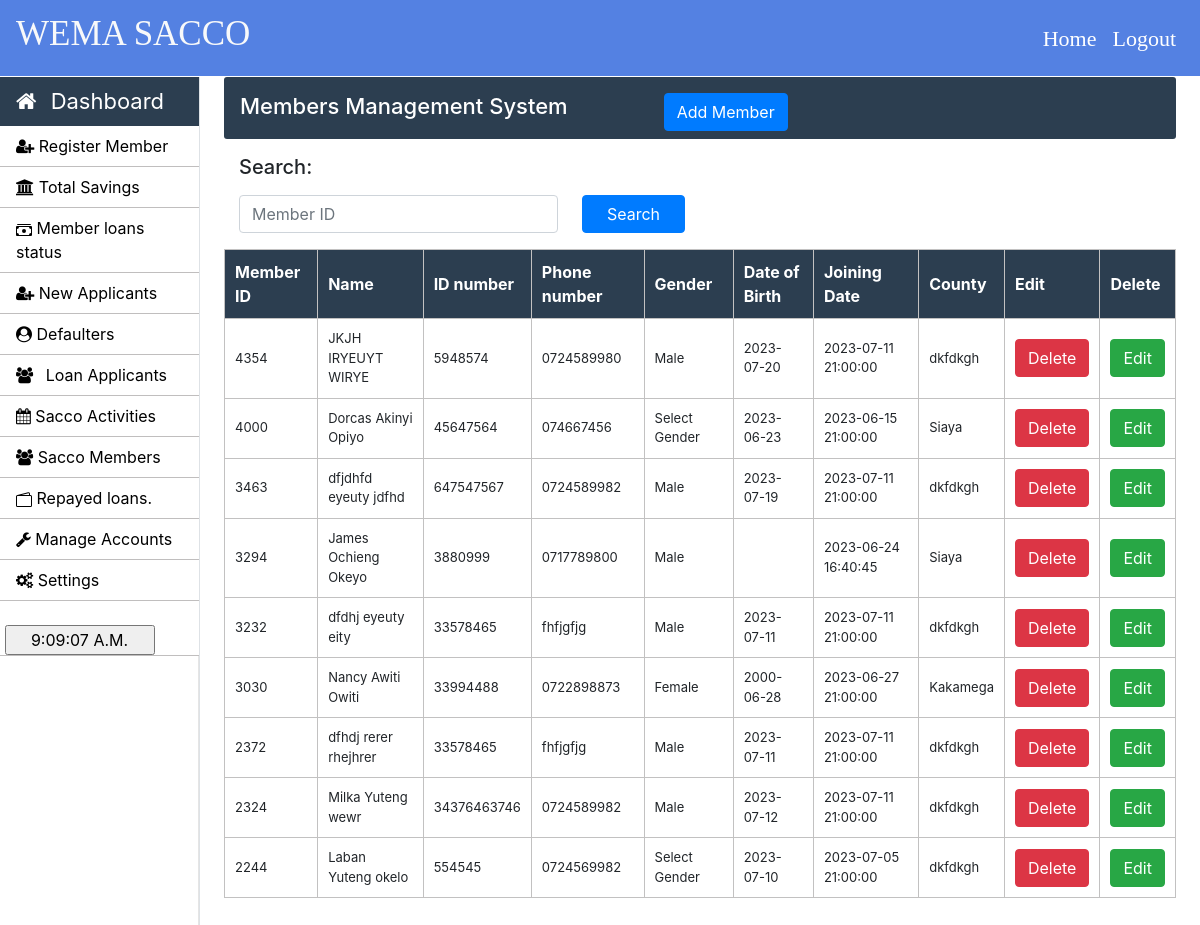
The app's page /admin/member.php (signed in) with its own data.
### tables this page shows
CREATE TABLE `member_information` (
  `first_name` varchar(100) NOT NULL,
  `middle_name` varchar(100) NOT NULL,
  `last_name` varchar(100) NOT NULL,
  `member_id` varchar(50) NOT NULL,
  `id_number` varchar(100) NOT NULL,
  `member_email` varchar(100) NOT NULL,
  `gender` varchar(100) NOT NULL,
  `joining_date` timestamp NOT NULL DEFAULT current_timestamp() ON UPDATE current_timestamp(),
  `dissability` varchar(50) NOT NULL,
  `phone_number` varchar(50) NOT NULL,
  `dob` varchar(10) NOT NULL,
  `kra_pin` varchar(100) NOT NULL,
  `county` varchar(100) NOT NULL,
  `subcounty` varchar(100) NOT NULL,
  `ward` varchar(100) NOT NULL,
  `parmanent_address` varchar(100) NOT NULL,
  `next_of_kin` varchar(100) NOT NULL,
  `spause_name` varchar(100) NOT NULL,
  `profile_pic` varchar(100) NOT NULL,
  `id_front` varchar(500) NOT NULL,
  `id_back` varchar(500) NOT NULL
);

### admin/member.php (the view, shortened to what this page needs)
<?php
		require_once "../connection/connection.php";
	?>
<!doctype html>
<html lang="en">
	<head>
	</head>
	<body>
    	<?php include('../common/commonh.php') ?>
		<?php include('../common/admin-sidebar.php') ?>
		<main role="main" class="col-xl-10 col-lg-9 col-md-8 ml-sm-auto px-md-4 w-100">
			<div class="sub-main">
				<div class="text-center d-flex flex-wrap flex-md-nowrap pt-3 pb-2 mb-3 text-white admin-dashboard pl-3">
					<div class="d-flex">
						<h4 class="mr-5">Members Management System </h4>
						<a href="regform.php"> <button type="button" class="btn btn-primary ml-5" > Add Member</button> </a>
					</div>
				</div>
				       <div class="col-md-6">
				           <form action="search_member.php" method="post">
										<div class="form-group">
											<label for="exampleInputPassword1"><h5>Search:</h5></label>
											<div class="d-flex">
												<input type="text" name="search" id="search" class="form form-control" placeholder="Member ID">
												<input class="btn btn-primary px-4 ml-4" type="submit" name="btnSearch" value="Search">
											</div>
										</div>
							</form>
							</div>
				<table class="w-100 table-elements mb-3 table-three-tr text-left" cellpadding="10">
								<tr class="table-tr-head table-three text-white">
									<th>Member ID</th>
									<th>Name</th>
									<th>ID number</th>
									<th>Phone number</th>
									<th>Gender</th>
									<th>Date of Birth</th>
									<th>Joining Date</th>
									<th>County</th>
									<th>Edit</th>
									<th>Delete</th>
								</tr>
								<?php
                  $sql = "SELECT * FROM member_information ORDER BY member_id DESC";
                  $result= mysqli_query($conn,$sql);
                  if($result){
                  while($row=mysqli_fetch_assoc($result)){
                   $member_id=$row['member_id'];
                   $first_name=$row['first_name'];
                   $middle_name=$row['middle_name'];
                   $last_name=$row['last_name'];
                   $id_number=$row['id_number'];
				   $phone_number=$row['phone_number'];
				   $gender=$row['gender'];
				   $dob=$row['dob'];
				   $joining_date=$row['joining_date'];
				   $county =$row['county'];
                  echo '<tr>
                  <td>'.$member_id.'</td>
                  <td> '.$first_name.' '.$middle_name.' '.$last_name.'</td>
                  <td>'.$id_number.'</td>
				  <td> '.$phone_number.'</td>
				  <td> '.$gender.' </td>
                  <td>'.$dob.'</td>
		          <td>'.$joining_date.'</td>
				  <td>'.$county.'</td>
				  <td><a href="member.php?member_id =<?php echo '.$member_id.' ?>";><button type="button" name = "btn_update" class="btn btn-danger">Delete</button></a></td>
				 <td><a href="member.php"><button type="button" class="btn btn-success">Edit</button></a>   </td>
				  </td>
                  </tr>';
                     }
                   }
?>
   <a href="update-profile.php?uid=<?php echo $row['member_id'];?>">
				</table>
				<div class="col-md-2 pt-3 w-100">
			</div>
		</main>
	</body>
</html>

### common/commonh.php (shortened to what this page needs)
<!doctype html>
<html lang="en">
<head>
    <link rel="stylesheet" type="text/css" href="../bootstrap/css/bootstrap.min.css">
    <link rel="stylesheet" type="text/css" href="../css/footer.css">
    <link rel="stylesheet" type="text/css" href="../css/style.css">
    <link rel="stylesheet" href="https://stackpath.bootstrapcdn.com/font-awesome/4.7.0/css/font-awesome.min.css">
</head>
<body>
    <nav class="navbar navbar-expand-lg navbar-dark header-back sticky-top header-navbar-fonts">
        <a class="navbar-brand d-flex align-items-center" href="../index.php">
            <h3 class="text-light text-uppercase "> WEMA Sacco</h3>
        </a>
        <div class="collapse navbar-collapse" id="navbarNavDropdown">
            <ul class="navbar-nav ml-auto">
                <li class="nav-item active">
                    <a class="nav-link" href="">Home<span class="sr-only">(current)</span></a>
                </li>
                <li class="nav-item active">
                    <a class="nav-link" href="../login/logout.php">Logout</span></a>
                </li>
            </ul>
        </div>
    </nav>

### common/admin-sidebar.php (shortened to what this page needs)
    <nav id="sidebarMenu" class="">
			<div class="col-xl-2 col-lg-3 col-md-4 sidebar position-fixed border-right">
        <div class="sidebar-header">
          <div class="nav-item">
              <a class="nav-link text-white" href="../admin/admin-index.php">
                  <i class="fa fa-home mr-2" aria-hidden="true"></i> Dashboard
              </a>
          </div>
        </div>
        <ul class="nav flex-column">
          <li class="nav-item">
            <a class="nav-link" href="../admin/member.php">
              <i class="fa fa-user-plus" aria-hidden="true"></i> Register Member
            </a>
		      </li>
          <li class="nav-item">
            <a class="nav-link" href="../admin/addsavings.php">
              <i class="fa fa-university" aria-hidden="true"></i> Total Savings
            </a>
          </li>
          <li class="nav-item">
            <a class="nav-link" href="../admin/add-loanstatus.php">
</i> Member loans status
            </a>
          </li>
          <li class="nav-item">
            <a class="nav-link" href="../admin/new-applicants.php">
              <i class="fa fa-user-plus" aria-hidden="true"></i> New Applicants
            </a>
          </li>
          <li class="nav-item">
            <a class="nav-link" href="../admin/defaulters.php">
              <i class="fa fa-user-circle" aria-hidden="true"></i> Defaulters
            </a>
		  </li>
          <li class="nav-item">
            <a class="nav-link" href="../admin/loanapplicants.php">
              <i class="fa fa-users mr-2" aria-hidden="true"></i> Loan Applicants
            </a>
          </li>
          <li class="nav-item">
            <a class="nav-link" href="../admin/sacco-activities.php">
              <i class="fa fa-calendar" aria-hidden="true"></i> Sacco Activities
            </a>
          </li>
          <li class="nav-item">
            <a class="nav-link" href="../admin/nominalroll.php">
             <i class="fa fa-users" aria-hidden="true"></i></i> Sacco Members
            </a>
            <li class="nav-item">
            <a class="nav-link" href="../admin/peloans.php">
</i> Repayed loans.
            </a>
          </li>
          </li>
          <li class="nav-item">
            <a class="nav-link" href="../admin/manage-account.php">
              <i class="fa fa-wrench" aria-hidden="true"></i> Manage Accounts
            </a>
          </li>
          <li class="nav-item">
            <a class="nav-link" href="../admin/changepassword.php">
              <i class="fa fa-cogs" aria-hidden="true"></i></i> Settings
            </a>
          </li>
          <li>
<form name="clock">
			<font color="white">Time: <br></font>&nbsp;<input style="width:150px;" type="submit" class="trans" name="face" value="">
			</form>
          </li>
        </ul>
      </div>
    </nav>

### css/footer.css (style rules this page uses)
.footer-top h2,h3 { color: #fff; }

### css/style.css (style rules this page uses)
body { position: relative; min-height: 100%; min-height: 100vh; }
h3 { font-size: 25px; }
h4 { font-size: 22px; }
.header-back { background: #5481e2; }
.header-navbar-fonts { font-family: Cambria, Cochin, Georgia, Times, 'Times New Roman', serif; }
.header-navbar-fonts h3 { font-size: 35px !important; }
.header-navbar-fonts ul li a { font-size: 22px !important; }
.sidebar { padding: 0; margin-top: 1px; height: 100%; box-shadow: inset -1px 0 0 rgba(0, 0, 0, .1); background-color: #fff; }
.sidebar-header { background: #2c3e50; font-size: 22px !important; }
.sidebar ul { background-color: #ffffff; }
.sidebar ul li { border-bottom: 1px solid rgb(192, 190, 190); }
.sidebar ul li a { font-size: 16px !important; color: black; }
.admin-dashboard { margin-top: 1px !important; background: #2c3e50 !important; border-radius: 3px; }
.table-elements tr, td, th { font-size: 13px; border: 1px solid rgb(194, 193, 193); padding-left: 10px !important; }
.table-three { background: #2c3e50 !important; }
.table-tr-head { height: 45px !important; padding: 10px !important; margin-top: 5px !important; }
.table-font-for-transcript td, th { font-size: 16px !important; }

### records on screen
member_information: member_id "4354", first_name "JKJH", middle_name "IRYEUYT", last_name "WIRYE", id_number "5948574", phone_number "0724589980", gender "Male", dob "2023-07-20", joining_date "2023-07-11 21:00:00", county "dkfdkgh"
member_information: member_id "4000", first_name "Dorcas", middle_name "Akinyi", last_name "Opiyo", id_number "45647564", phone_number "074667456", gender "Select Gender", dob "2023-06-23", joining_date "2023-06-15 21:00:00", county "Siaya"
member_information: member_id "3463", first_name "dfjdhfd", middle_name "eyeuty", last_name "jdfhd", id_number "647547567", phone_number "0724589982", gender "Male", dob "2023-07-19", joining_date "2023-07-11 21:00:00", county "dkfdkgh"
member_information: member_id "3294", first_name "James", middle_name "Ochieng", last_name "Okeyo", id_number "3880999", phone_number "0717789800", gender "Male", joining_date "2023-06-24 16:40:45", county "Siaya"
member_information: member_id "3232", first_name "dfdhj", middle_name "eyeuty", last_name "eity", id_number "33578465", phone_number "fhfjgfjg", gender "Male", dob "2023-07-11", joining_date "2023-07-11 21:00:00", county "dkfdkgh"
member_information: member_id "3030", first_name "Nancy", middle_name "Awiti", last_name "Owiti", id_number "33994488", phone_number "0722898873", gender "Female", dob "2000-06-28", joining_date "2023-06-27 21:00:00", county "Kakamega"
member_information: member_id "2372", first_name "dfhdj", middle_name "rerer", last_name "rhejhrer", id_number "33578465", phone_number "fhfjgfjg", gender "Male", dob "2023-07-11", joining_date "2023-07-11 21:00:00", county "dkfdkgh"
member_information: member_id "2324", first_name "Milka", middle_name "Yuteng", last_name "wewr", id_number "34376463746", phone_number "0724589982", gender "Male", dob "2023-07-12", joining_date "2023-07-11 21:00:00", county "dkfdkgh"
member_information: member_id "2244", first_name "Laban", middle_name "Yuteng", last_name "okelo", id_number "554545", phone_number "0724569982", gender "Select Gender", dob "2023-07-10", joining_date "2023-07-05 21:00:00", county "dkfdkgh"
